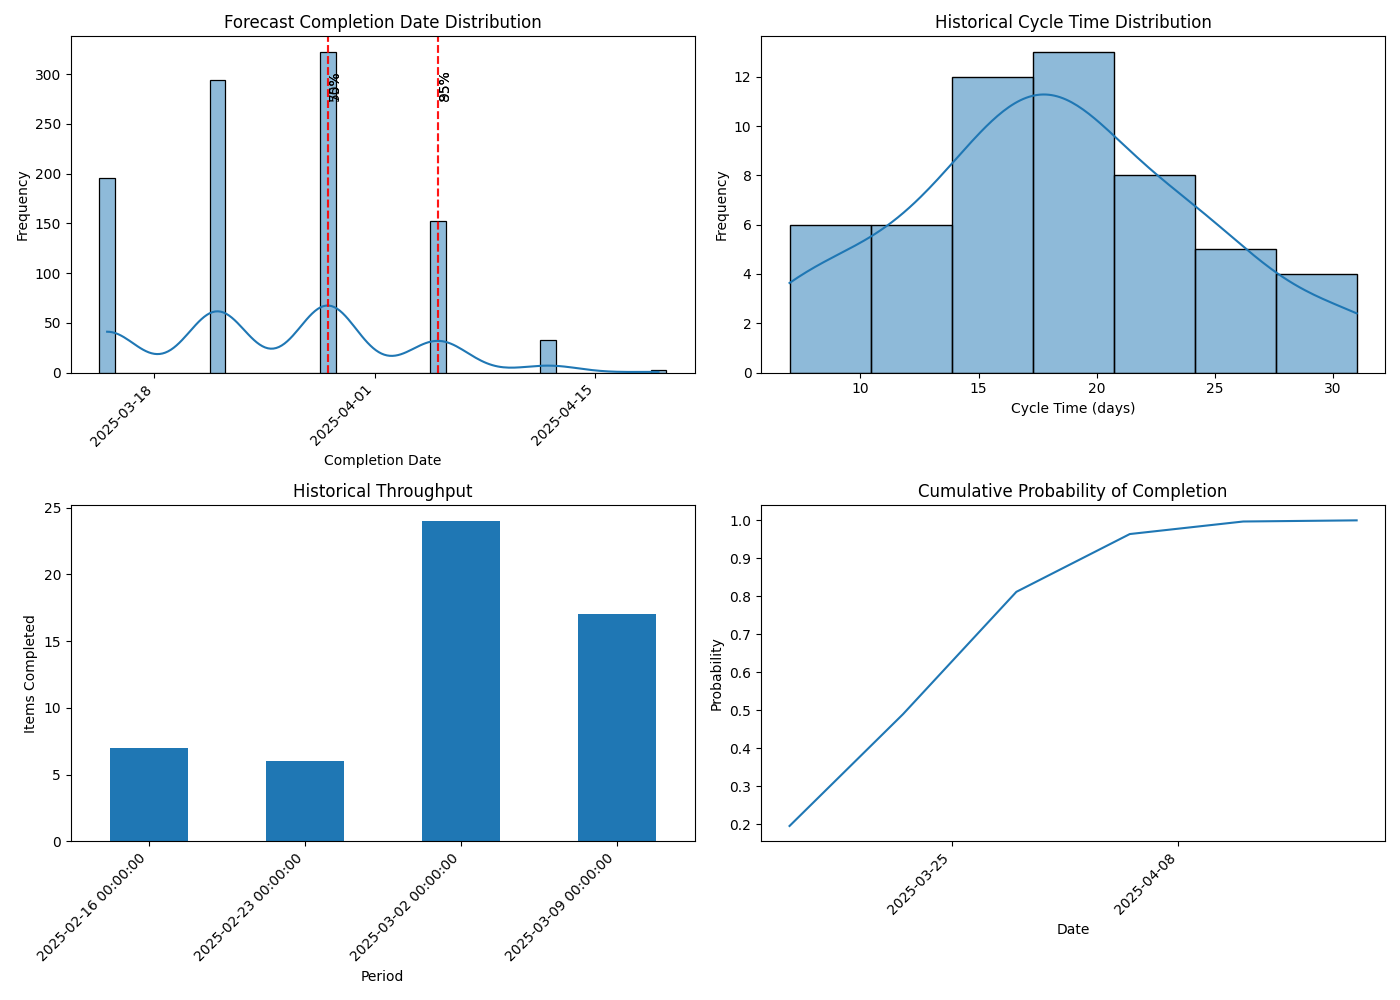

This chart was generated by the following Python code:
import pandas as pd
import numpy as np
import matplotlib.pyplot as plt
from datetime import datetime, timedelta
import seaborn as sns
from tqdm import tqdm
import matplotlib.dates as mdates

def load_jira_data(file_path):
    """
    Load and prepare Jira CSV data
    """
    print(f"Loading data from {file_path}...")
    df = pd.read_csv(file_path)
    
    # Print column names to help identify key fields
    print("Available columns:", df.columns.tolist())
    
    return df

def prepare_data(df, created_field='Created', resolved_field='Resolved', 
                 status_field='Status', issue_type_field='Issue Type'):
    """
    Prepare Jira data for analysis
    """
    # Convert date fields to datetime
    for field in [created_field, resolved_field]:
        if field in df.columns:
            df[field] = pd.to_datetime(df[field])
    
    # Calculate cycle time for completed issues
    completed_issues = df[df[status_field].isin(['Done', 'Closed', 'Resolved'])]
    if len(completed_issues) == 0:
        raise ValueError("No completed issues found in dataset")
    
    if resolved_field in completed_issues.columns:
        completed_issues['cycle_time'] = (completed_issues[resolved_field] - 
                                         completed_issues[created_field]).dt.days
        # Filter out any negative cycle times
        completed_issues = completed_issues[completed_issues['cycle_time'] >= 0]
    
    # Get remaining issues
    remaining_issues = df[~df[status_field].isin(['Done', 'Closed', 'Resolved'])]
    
    print(f"Completed issues: {len(completed_issues)}")
    print(f"Remaining issues: {len(remaining_issues)}")
    
    return completed_issues, remaining_issues

def run_monte_carlo(completed_issues, remaining_issues, num_simulations=1000, 
                   throughput_period='W', throughput_field='cycle_time'):
    """
    Run Monte Carlo simulation
    
    Parameters:
    - completed_issues: DataFrame of completed issues with cycle_time
    - remaining_issues: DataFrame of remaining issues
    - num_simulations: Number of Monte Carlo simulations to run
    - throughput_period: Period to group throughput by ('D', 'W', 'M')
    - throughput_field: Field to analyze for throughput
    
    Returns:
    - Dictionary with simulation results
    """
    print(f"Running {num_simulations} Monte Carlo simulations...")
    
    # Analyze historical throughput
    if throughput_period == 'D':
        period_name = 'daily'
    elif throughput_period == 'W':
        period_name = 'weekly'
    else:
        period_name = 'monthly'
    
    # Get total number of remaining items
    remaining_count = len(remaining_issues)
    
    # Calculate historical cycle times
    cycle_times = completed_issues[throughput_field].dropna().values
    
    if len(cycle_times) == 0:
        raise ValueError("No valid cycle time data found")
    
    # Calculate historical throughput (items completed per period)
    if 'Resolved' in completed_issues.columns:
        throughput = completed_issues.groupby(pd.Grouper(
            key='Resolved', freq=throughput_period)).size()
        throughput = throughput[throughput > 0]  # Remove periods with zero throughput
    else:
        # If no resolved date, use average cycle time as a proxy
        avg_cycle_time = np.mean(cycle_times)
        print(f"No resolved date field. Using average cycle time: {avg_cycle_time:.2f} days")
        throughput = pd.Series([len(completed_issues) / (avg_cycle_time / 7)]) if throughput_period == 'W' else pd.Series([1])
    
    # Calculate completion dates using Monte Carlo simulation
    completion_dates = []
    today = datetime.now().date()
    
    for _ in tqdm(range(num_simulations)):
        if len(throughput) > 0:
            # Randomly sample from historical throughput
            sampled_throughputs = np.random.choice(throughput, size=100, replace=True)
            
            # Calculate how many periods it would take to complete all remaining work
            cumulative_work = np.cumsum(sampled_throughputs)
            periods_needed = np.searchsorted(cumulative_work, remaining_count, side='left')
            
            if periods_needed < len(cumulative_work):
                # Convert periods to days - FIX: Convert numpy.int64 to Python int
                if throughput_period == 'W':
                    days_to_add = int(periods_needed * 7)
                elif throughput_period == 'M':
                    days_to_add = int(periods_needed * 30)
                else:
                    days_to_add = int(periods_needed)
                
                completion_date = today + timedelta(days=days_to_add)
                completion_dates.append(completion_date)
    
    # Calculate percentiles
    if completion_dates:
        completion_dates.sort()
        percentiles = {
            50: completion_dates[int(len(completion_dates) * 0.5)],
            75: completion_dates[int(len(completion_dates) * 0.75)],
            85: completion_dates[int(len(completion_dates) * 0.85)],
            95: completion_dates[int(len(completion_dates) * 0.95)]
        }
    else:
        percentiles = {50: None, 75: None, 85: None, 95: None}
        
    return {
        'completion_dates': completion_dates,
        'percentiles': percentiles,
        'throughput': throughput,
        'cycle_times': cycle_times
    }

def visualize_results(results):
    """
    Visualize Monte Carlo simulation results
    """
    if not results['completion_dates']:
        print("No valid completion dates to visualize")
        return
    
    # Create a figure with subplots
    fig, axs = plt.subplots(2, 2, figsize=(14, 10))
    
    # Plot 1: Completion Date Distribution
    completion_dates = pd.Series(results['completion_dates'])
    ax = axs[0, 0]
    sns.histplot(completion_dates, ax=ax, kde=True)
    ax.set_title('Forecast Completion Date Distribution')
    ax.set_xlabel('Completion Date')
    ax.set_ylabel('Frequency')
    
    # Fix x-axis date formatting to prevent squishing
    ax.xaxis.set_major_formatter(mdates.DateFormatter('%Y-%m-%d'))
    ax.xaxis.set_major_locator(mdates.WeekdayLocator(interval=2))  # Show every 2 weeks
    plt.setp(ax.xaxis.get_majorticklabels(), rotation=45, ha='right')  # Rotate labels
    
    # Add percentile lines
    percentiles = results['percentiles']
    for percent, date in percentiles.items():
        if date:
            ax.axvline(date, color='r', linestyle='--', alpha=0.7)
            ax.text(date, ax.get_ylim()[1]*0.9, f'{percent}%', 
                   rotation=90, verticalalignment='top')
    
    # Plot 2: Historical Cycle Time Distribution
    ax = axs[0, 1]
    sns.histplot(results['cycle_times'], ax=ax, kde=True)
    ax.set_title('Historical Cycle Time Distribution')
    ax.set_xlabel('Cycle Time (days)')
    ax.set_ylabel('Frequency')
    
    # Plot 3: Historical Throughput
    ax = axs[1, 0]
    results['throughput'].plot(ax=ax, kind='bar')
    ax.set_title('Historical Throughput')
    ax.set_xlabel('Period')
    ax.set_ylabel('Items Completed')
    
    # Fix x-axis date formatting for throughput
    if len(results['throughput']) > 10:
        # If too many periods, show every nth label
        interval = max(1, len(results['throughput']) // 10)
        for i, label in enumerate(ax.get_xticklabels()):
            if i % interval != 0:
                label.set_visible(False)
    
    plt.setp(ax.xaxis.get_majorticklabels(), rotation=45, ha='right')  # Rotate labels
    
    # Plot 4: Cumulative Probability of Completion
    ax = axs[1, 1]
    dates = pd.Series(results['completion_dates'])
    date_counts = dates.value_counts().sort_index().cumsum() / len(dates)
    date_counts.plot(ax=ax)
    ax.set_title('Cumulative Probability of Completion')
    ax.set_xlabel('Date')
    ax.set_ylabel('Probability')
    
    # Fix x-axis date formatting for cumulative probability
    ax.xaxis.set_major_formatter(mdates.DateFormatter('%Y-%m-%d'))
    ax.xaxis.set_major_locator(mdates.WeekdayLocator(interval=2))  # Show every 2 weeks
    plt.setp(ax.xaxis.get_majorticklabels(), rotation=45, ha='right')  # Rotate labels
    
    plt.tight_layout()
    plt.savefig('jira_forecast.png')
    print("Visualization saved as 'jira_forecast.png'")
    plt.show()

def main():
    """
    Main function to run the script
    """
    import argparse
    
    parser = argparse.ArgumentParser(description='Jira Monte Carlo Forecasting')
    parser.add_argument('file_path', help='Path to Jira CSV export file')
    parser.add_argument('--created', default='Created', help='Column name for created date')
    parser.add_argument('--resolved', default='Resolved', help='Column name for resolved date')
    parser.add_argument('--status', default='Status', help='Column name for status field')
    parser.add_argument('--issue-type', default='Issue Type', help='Column name for issue type')
    parser.add_argument('--simulations', type=int, default=1000, help='Number of Monte Carlo simulations')
    parser.add_argument('--period', default='W', choices=['D', 'W', 'M'], 
                        help='Period for throughput analysis (D=daily, W=weekly, M=monthly)')
    
    args = parser.parse_args()
    
    try:
        # Load data
        df = load_jira_data(args.file_path)
        
        # Prepare data
        completed_issues, remaining_issues = prepare_data(
            df, 
            created_field=args.created,
            resolved_field=args.resolved,
            status_field=args.status,
            issue_type_field=args.issue_type
        )
        
        # Run Monte Carlo simulation
        results = run_monte_carlo(
            completed_issues,
            remaining_issues,
            num_simulations=args.simulations,
            throughput_period=args.period
        )
        
        # Print results
        print("\nForecast Completion Dates (Percentiles):")
        for percent, date in results['percentiles'].items():
            print(f"{percent}% confidence: {date if date else 'N/A'}")
        
        # Visualize results
        visualize_results(results)
        
    except Exception as e:
        print(f"Error: {e}")
        import traceback
        traceback.print_exc()

if __name__ == "__main__":
    main()